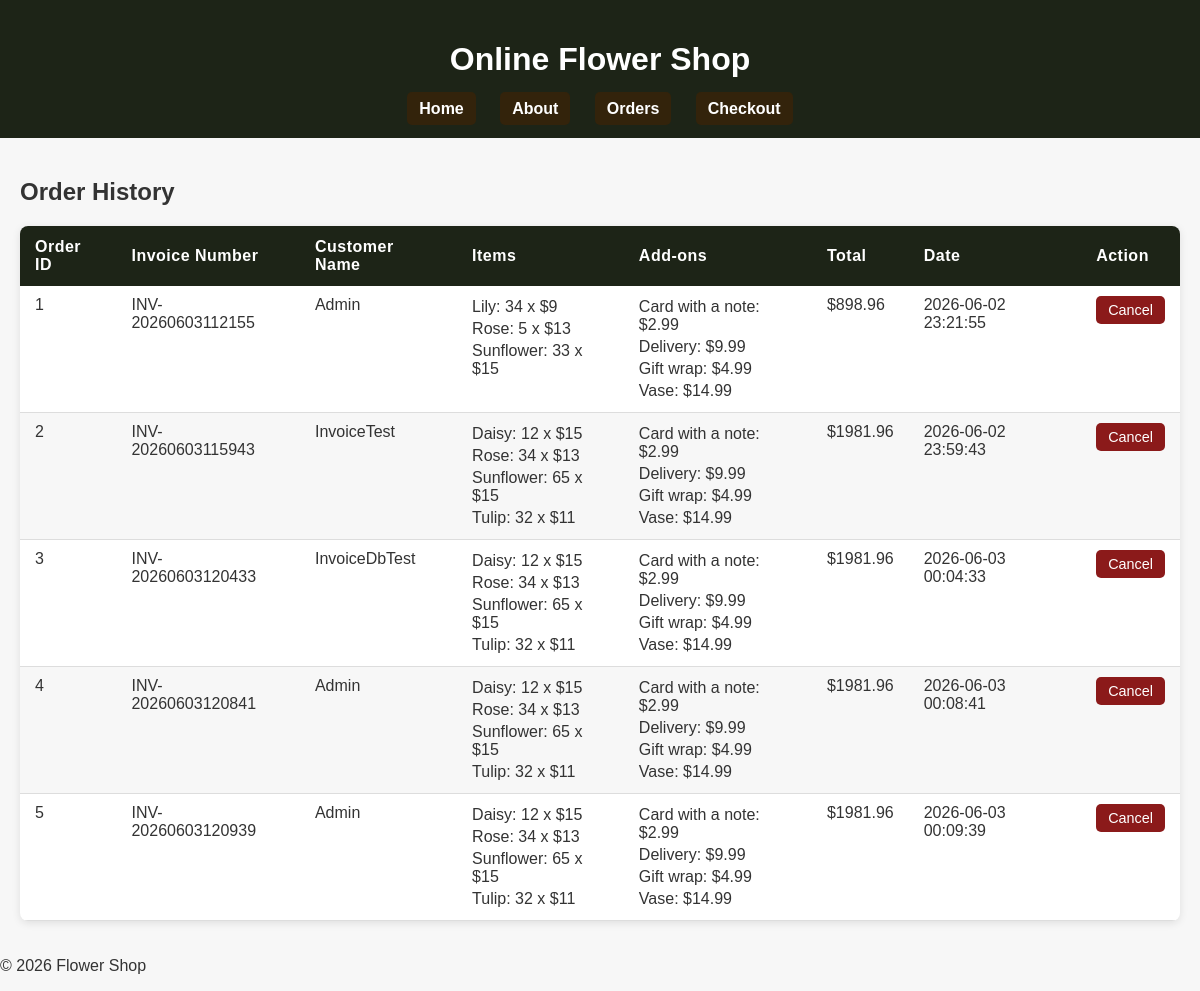
Page /orders on the earlier database version.
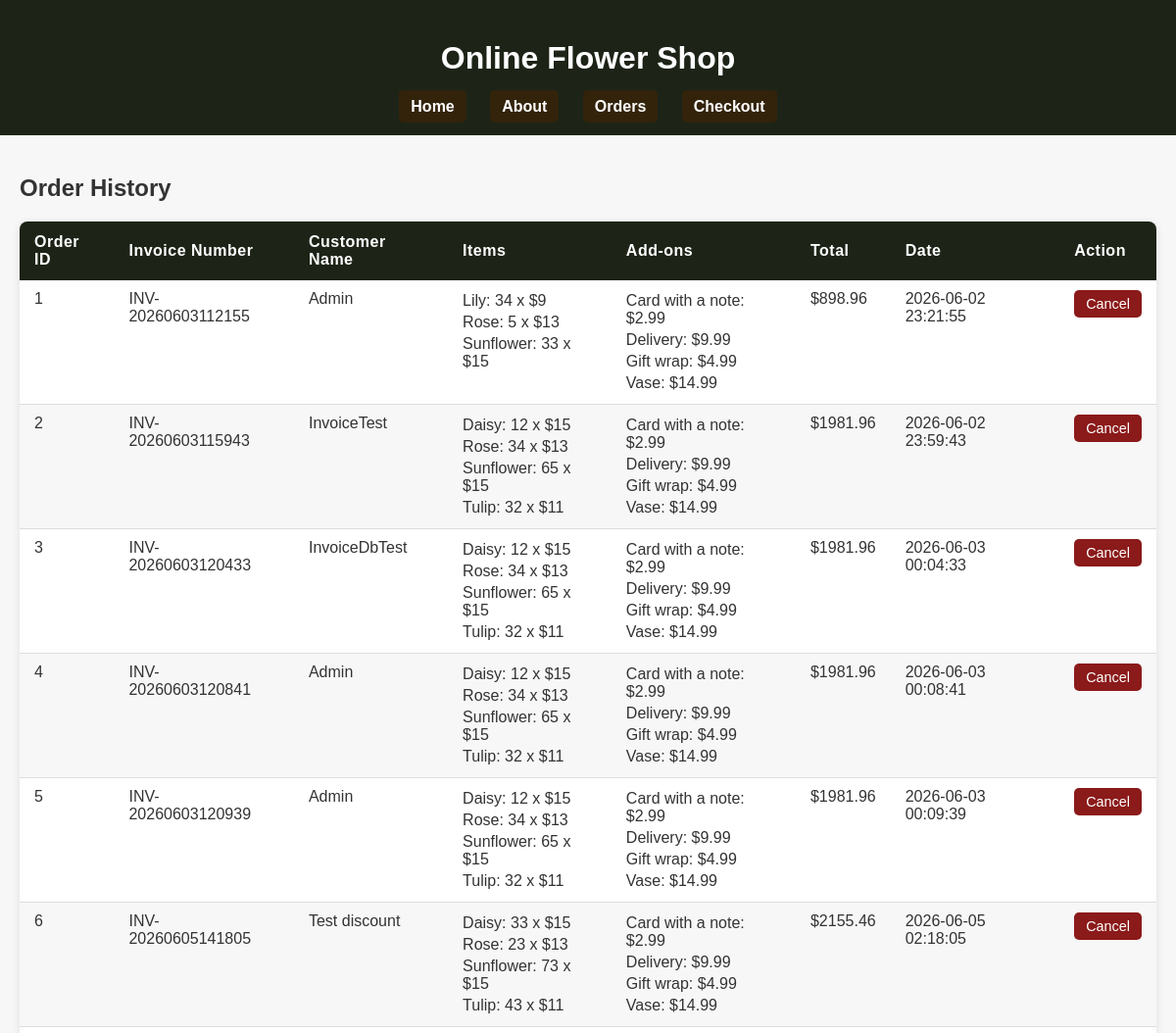
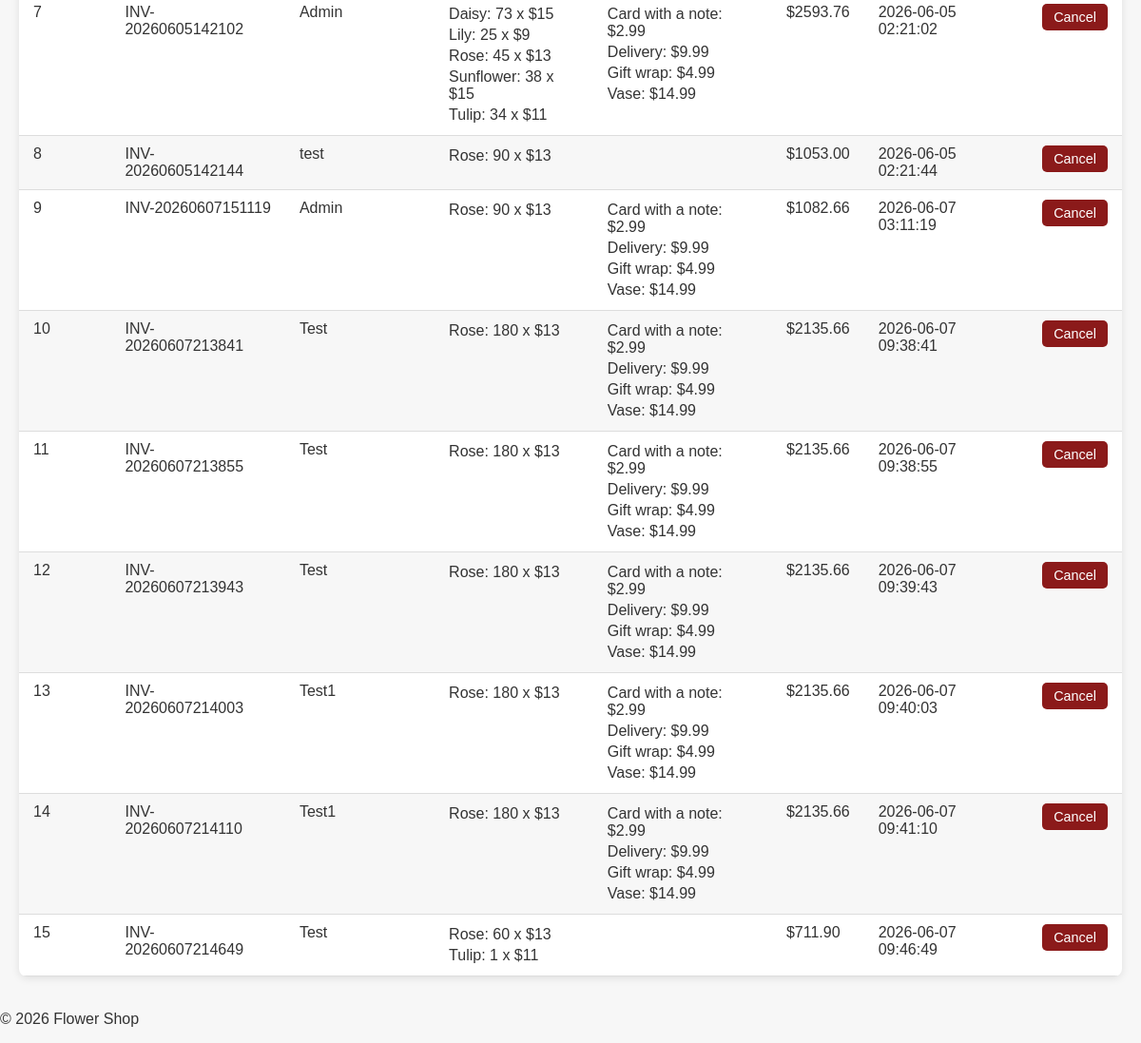
Same page on the later database version (2 pictures, top to bottom).
### tables this page shows
CREATE TABLE orders (
                order_id INTEGER PRIMARY KEY AUTOINCREMENT,
                invoice_number TEXT,
                customer_name TEXT,
                items TEXT,
                addons TEXT,
                total REAL,
                date TIMESTAMP DEFAULT CURRENT_TIMESTAMP
            );

### app.py (the view)
@app.route('/orders')
def order_history():
    with sqlite3.connect('flower_shop.db') as conn:
        cursor = conn.cursor()
        cursor.execute('SELECT * FROM orders')
        rows = cursor.fetchall()
    orders = []
    for row in rows:
        orders.append({
            'order_id': row[0],
            'invoice_number': row[1],
            'customer_name': row[2],
            'items': json.loads(row[3]),
            'addons': json.loads(row[4]),
            'total': row[5],
            'date': row[6]
        })
    return render_template('order_history.html', orders=orders)

### templates/order_history.html (shortened to what this page needs)
{% extends "base.html" %}
{% block content %}
<h2>Order History</h2>
<table>
    <thead>
        <tr>
            <th>Order ID</th>
            <th>Invoice Number</th>
            <th>Customer Name</th>
            <th>Items</th>
            <th>Add-ons</th>
            <th>Total</th>
            <th>Date</th>
            <th>Action</th>
        </tr>
    </thead>
    <tbody>
        {% for order in orders %}
        <tr>
            <td>{{ order['order_id'] }}</td>
            <td>{{ order['invoice_number'] }}</td>
            <td>{{ order['customer_name'] }}</td>
            <td>
                <ul>
                {% for item, details in order['items'].items() %}
                    <li>{{ item }}: {{ details['quantity'] }} x ${{ details['price'] }}</li>
                {% endfor %}
                </ul>
            </td>
            <td>
                <ul>
                {% for addon, price in order['addons'].items() %}
                    <li>{{ addon }}: ${{ '%.2f' % price }}</li>
                {% endfor %}
                </ul>
            </td>
            <td>${{ '%.2f' % order['total'] }}</td>
            <td>{{ order['date'] }}</td>
            <td>
            <form action="{{ url_for('cancel_saved_order', order_id=order['order_id']) }}" method="post">
                    <button type="submit" onclick="return confirm('Cancel this order?')">Cancel</button>
                </form>
            </td>
        </tr>
        {% endfor %}
    </tbody>
</table>
{% endblock %}

Differences in the rows shown:
added orders: order_id "6", invoice_number "INV-20260605141805", customer_name "Test discount", items "Daisy" "Rose" "Sunflower" "Tulip", quantity "33" "23" "73" "43", price "15" "13" "15" "11", items "Card with a note" "Delivery" "Gift wrap" "Vase", price "2.99" "9.99" "4.99" "14.99", total "2155.46", date "2026-06-05 02:18:05"
added orders: order_id "7", invoice_number "INV-20260605142102", customer_name "Admin", items "Daisy" "Lily" "Rose" "Sunflower" "Tulip", quantity "73" "25" "45" "38" "34", price "15" "9" "13" "15" "11", items "Card with a note" "Delivery" "Gift wrap" "Vase", price "2.99" "9.99" "4.99" "14.99", total "2593.76", date "2026-06-05 02:21:02"
added orders: order_id "8", invoice_number "INV-20260605142144", customer_name "test", items "Rose", quantity "90", price "13", total "1053.00", date "2026-06-05 02:21:44"
added orders: order_id "9", invoice_number "INV-20260607151119", customer_name "Admin", items "Rose", quantity "90", price "13", items "Card with a note" "Delivery" "Gift wrap" "Vase", price "2.99" "9.99" "4.99" "14.99", total "1082.66", date "2026-06-07 03:11:19"
added orders: order_id "10", invoice_number "INV-20260607213841", customer_name "Test", items "Rose", quantity "180", price "13", items "Card with a note" "Delivery" "Gift wrap" "Vase", price "2.99" "9.99" "4.99" "14.99", total "2135.66", date "2026-06-07 09:38:41"
added orders: order_id "11", invoice_number "INV-20260607213855", customer_name "Test", items "Rose", quantity "180", price "13", items "Card with a note" "Delivery" "Gift wrap" "Vase", price "2.99" "9.99" "4.99" "14.99", total "2135.66", date "2026-06-07 09:38:55"
added orders: order_id "12", invoice_number "INV-20260607213943", customer_name "Test", items "Rose", quantity "180", price "13", items "Card with a note" "Delivery" "Gift wrap" "Vase", price "2.99" "9.99" "4.99" "14.99", total "2135.66", date "2026-06-07 09:39:43"
added orders: order_id "13", invoice_number "INV-20260607214003", customer_name "Test1", items "Rose", quantity "180", price "13", items "Card with a note" "Delivery" "Gift wrap" "Vase", price "2.99" "9.99" "4.99" "14.99", total "2135.66", date "2026-06-07 09:40:03"
added orders: order_id "14", invoice_number "INV-20260607214110", customer_name "Test1", items "Rose", quantity "180", price "13", items "Card with a note" "Delivery" "Gift wrap" "Vase", price "2.99" "9.99" "4.99" "14.99", total "2135.66", date "2026-06-07 09:41:10"
added orders: order_id "15", invoice_number "INV-20260607214649", customer_name "Test", items "Rose" "Tulip", quantity "60" "1", price "13" "11", total "711.90", date "2026-06-07 09:46:49"
